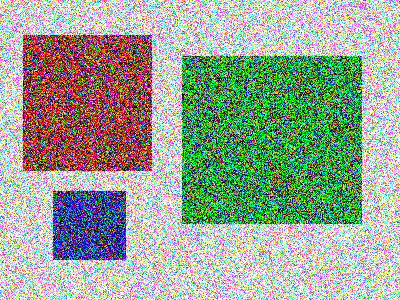
#> input picture python_scripts/ch3_practice/fuzzy.png, 400 x 300 px, found by its file name
$ python ch3_challenge.py
#> lines starting #> are read from the running program, lines starting #| are printed output that depends on the picture; after the words box and inside, x2 and y2 are one past the last pixel; in counts of white or black regions, pixels touching at a corner belong together; long printed decimals are rounded
import numpy as np
import cv2
import random

img = cv2.imread(r"C:\Users\100592176\Desktop\Exercise Files\Ch03\03_10 Begin\fuzzy.png",1)
#> img is the input picture: shape (300, 400, 3); mean B, G, R 150, 164.4, 153.8
cv2.imshow("Original",img)

blur = cv2.GaussianBlur(img, (95,95),0)
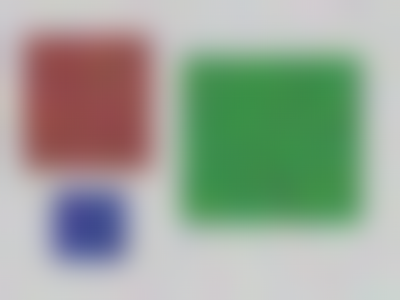
#> blur: shape (300, 400, 3); mean B, G, R 149.9, 164.4, 153.8
cv2.imshow("Blur",blur)
gray = cv2.cvtColor(blur,cv2.COLOR_RGB2GRAY)
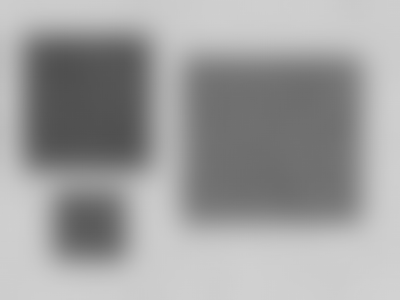
#> gray: shape (300, 400); min 79, max 210, mean 158.9
cv2.imshow("Gray",gray)
thresh = cv2.adaptiveThreshold(gray,255,cv2.ADAPTIVE_THRESH_GAUSSIAN_C, cv2.THRESH_BINARY, 225, 1)
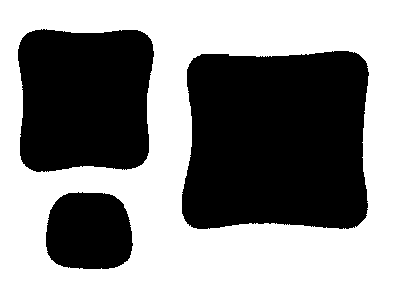
#> thresh: shape (300, 400); 55.4% white; 3 black regions
cv2.imshow("Thresh",thresh)

#kernel = np.ones((15,15),'uint8')
#erode = cv2.erode(thresh,kernel, iterations=1)
#cv2.imshow("Erode",erode)


contours, hierarchy = cv2.findContours(thresh, cv2.RETR_TREE, cv2.CHAIN_APPROX_SIMPLE)
#> contours = 4 contours; box (x1, y1, x2, y2) and area: (0, 0, 400, 300) 119301, (181, 50, 370, 230) 30702, (17, 28, 155, 173) 17728, (45, 191, 134, 270) 5864

img2 = img.copy()
index = -1
thickness = 4
color = (255,0,255)
canvas = np.ones([img.shape[0], img.shape[1],3],'uint8')*255


for c in contours:
	area = cv2.contourArea(c)
	perimeter = cv2.arcLength(c,True)

	if area > 1000:
			cv2.drawContours(canvas, [c], -1, (random.randrange(255),random.randrange(255),random.randrange(255)), -1)


	print("Area: {} | Perimeter: {}".format(area,perimeter))
#> this loop made 4 passes
#> (area, perimeter) on passes 2 to 4: (5864, 299.3), (30702.5, 747.3), (17728, 549.2)
#> (c, area, perimeter) on pass 1: ([[0, 0], [0, 299], [399, 299], [399, 0]], 119301, 1396)
#| Area: 119301.0 | Perimeter: 1396.0
#| Area: 5864.0 | Perimeter: 299.279
#| Area: 30702.5 | Perimeter: 747.345
#| Area: 17728.0 | Perimeter: 549.220
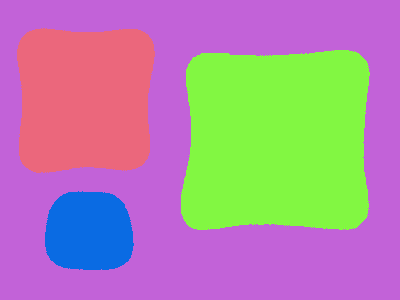
#> canvas: shape (300, 400, 3); mean of channels 0, 1, 2 164, 137.7, 174.4; drawn as B, G, R


cv2.imshow("Canvas", canvas)
cv2.waitKey(0)
cv2.destroyAllWindows()

$ run again, with python_scripts/ch3_practice/sudoku.png copied over python_scripts/ch3_practice/fuzzy.png
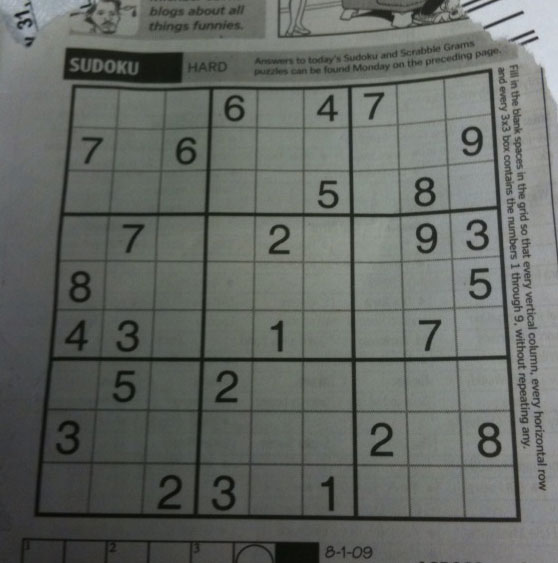
#> input picture python_scripts/ch3_practice/sudoku.png, 558 x 563 px, found by its file name
#> img is the input picture: shape (563, 558, 3); mean B, G, R 99.5, 104.1, 100
#> `thresh = cv2.adaptiveThreshold(gray,255,cv2.ADAPTIVE_THRESH_GAUSSIAN_C..`:
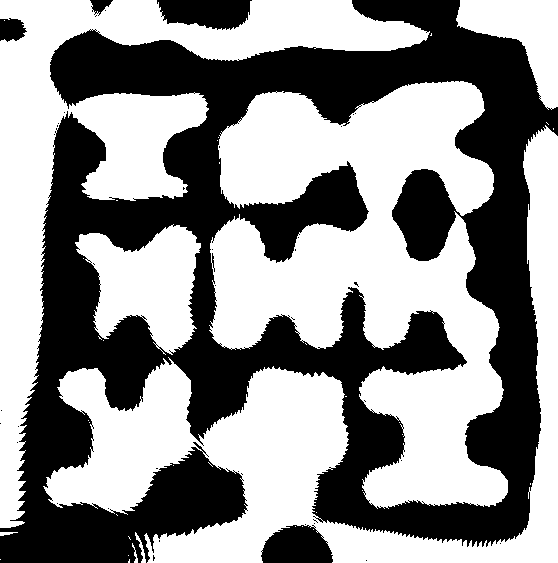
#> thresh: shape (563, 558); 56.2% white; 41 black regions (36 under 20 px)
#> contours = 234 contours, 224 with area under 20; largest, box (x1, y1, x2, y2) and area: (209, 81, 508, 509) 64946, (43, 125, 558, 563) 48414, (0, 0, 430, 528) 43856, (75, 224, 201, 355) 9546, (456, 0, 558, 110) 5163
#> the loop `for c in contours:` made 234 passes
#> (area, perimeter) on passes 6, 7, 26: (58.5, 74.53), (25.5, 38.24), (9545.5, 689)
#> (printed output is left out)
#> after the loop `for c in contours:`:
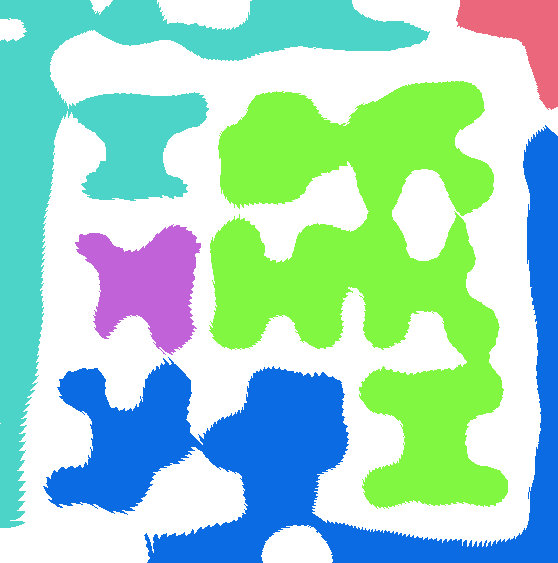
#> canvas: shape (563, 558, 3); mean of channels 0, 1, 2 199.3, 216, 161.7; drawn as B, G, R
